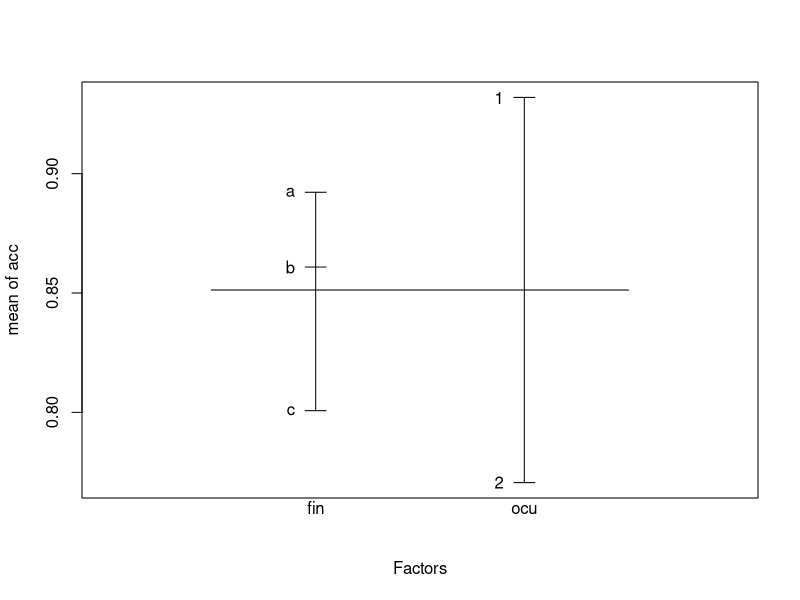
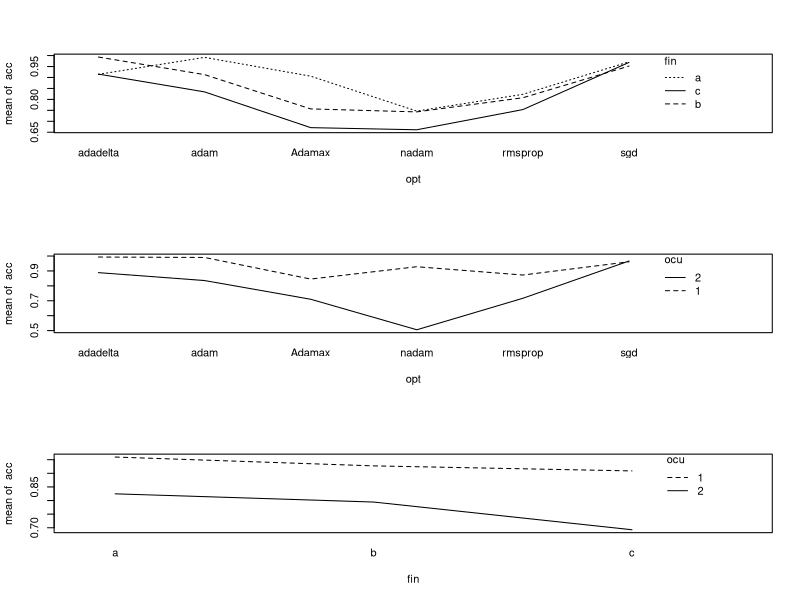

Recreate these plots in R, in order. (Note: this script raises an error after producing the figures.)
datos <- read.table("todos.txt", header = TRUE)

opt<- as.factor(datos[,1])
fin <- as.factor(datos[,2])
ocu <- as.factor(datos[,3])
acc <- datos[,4]
datos$ocu = factor(datos$ocu)
datos$fin = factor(datos$fin)
head(datos)
str(datos)
plot.design(acc ~ ., data = datos)

op <- par(mfrow = c(3, 1))
with(datos, {
  interaction.plot(opt, fin, acc)
  interaction.plot(opt, ocu, acc)
  interaction.plot(fin, ocu, acc)
  }
)
par(op)
fm <- aov(acc ~ opt + fin + ocu + opt*fin + opt*ocu +
          fin*ocu + opt*fin*ocu, data = datos)
summary(g)
fm <- update(g, . ~ . - opt:fin:ocu )
summary(fml)

fml <- update(fml, .~opt+fin+ocu)
summary(fm2)

anova(fm, fml)

model.tables(fml, type = "effects")

model.tables(fml, type = "means")

fm <- aov(acc ~ opt+fin+ocu, data = datos)
#fm <- aov(acc~ opt, data = datos)
summary(fm)

op <- par(mfrow = c(2, 2))
plot(fm)
par(op)